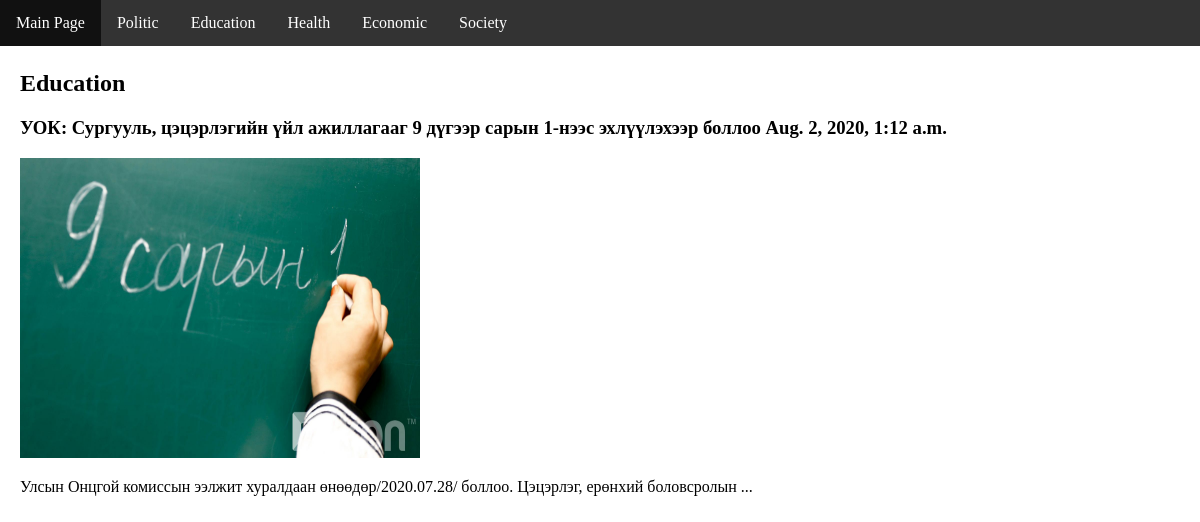
Screenshot of /post/2 with the database file from the repository.
### blog/models.py (models this page shows, shortened)
class Category(models.Model):
    name = models.CharField(max_length=50)
    path = models.CharField(max_length=50)
    created = models.DateTimeField(auto_now_add=True)
    def __str__(self):
        return self.name

class Post(models.Model):
    title = models.CharField(max_length=100)
    text = models.TextField()
    created = models.DateTimeField(auto_now_add=True)
    image = models.ImageField(default = 'none.png', blank=True)
    category = models.ForeignKey('Category', default = None, on_delete=models.DO_NOTHING)
    def shorter(self):
        return self.text[:100] + '...'

### blog/views.py (the view)
# urls.py: path('post/<int:id>', views.post, name='posts'),
def post(request, id):
    print('category id --->', id)
    category_list = Category.objects.all()
    post_list = Post.objects.filter(category_id = id)
    context = {
        'categories': category_list,
        'posts': post_list
    }
    return render(request, 'post.html', context)

### template/post.html (shortened to what this page needs)
<!DOCTYPE html>
<html>
<head>
</head>
<body>
<ul>
  <li><a href="{% url 'index' %}">Main Page</a></li>
  {% for i in categories %}
  <li><a href="{% url 'posts' id=i.id %}">{{ i.name }}</a></li>
  {% endfor %}
</ul>
<div style="padding:20px;margin-top:30px;height:1500px;">
  {% for i in posts %}
    <h2>{{ i.category }} </h2>
    <h3>{{ i.title }} {{ i.created }}</h3>
    <img src="{{ i.image.url }}" alt="" srcset="", width = 400, height = 300>
    <p>{{ i.shorter }}</p>
  {% endfor %}
</div>
</body>
</html>

### template/post.html (style rules this page uses)
body { margin:0; }
ul { list-style-type: none; margin: 0; padding: 0; overflow: hidden; background-color: #333; position: fixed; top: 0; width: 100%; }
li { float: left; }
li a { display: block; color: white; text-align: center; padding: 14px 16px; text-decoration: none; }

### rows the page displays
Category: name "Politic"
Category: name "Education"
Category: name "Health"
Category: name "Economic"
Category: name "Society"
Post: category "Education", title "УОК: Сургууль, цэцэрлэгийн үйл ажиллагааг 9 дүгээр сарын 1-нээс эхлүүлэхээр боллоо", created "Aug. 2, 2020, 1:12 a.m.", image (picture), shorter "Улсын Онцгой комиссын ээлжит хуралдаан өнөөдөр/2020.07.28/ боллоо. Цэцэрлэг, ерөнхий боловсролын ..."
